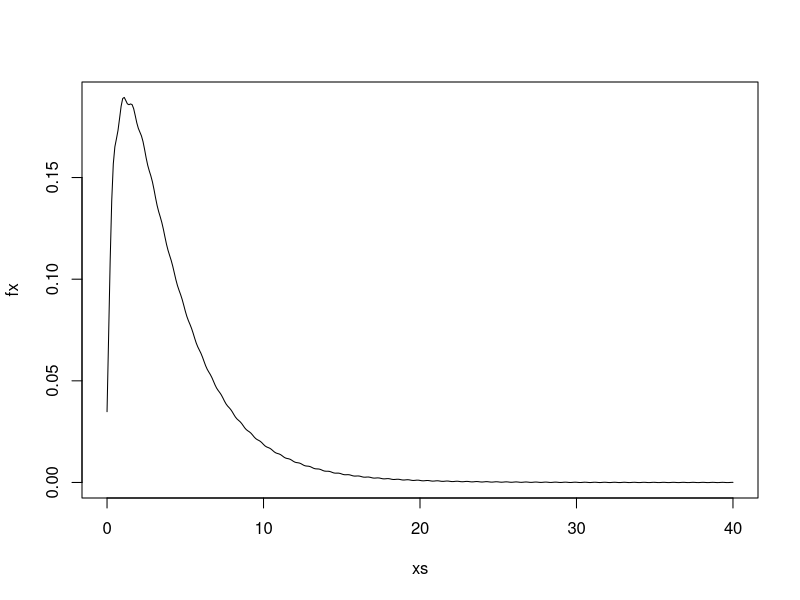
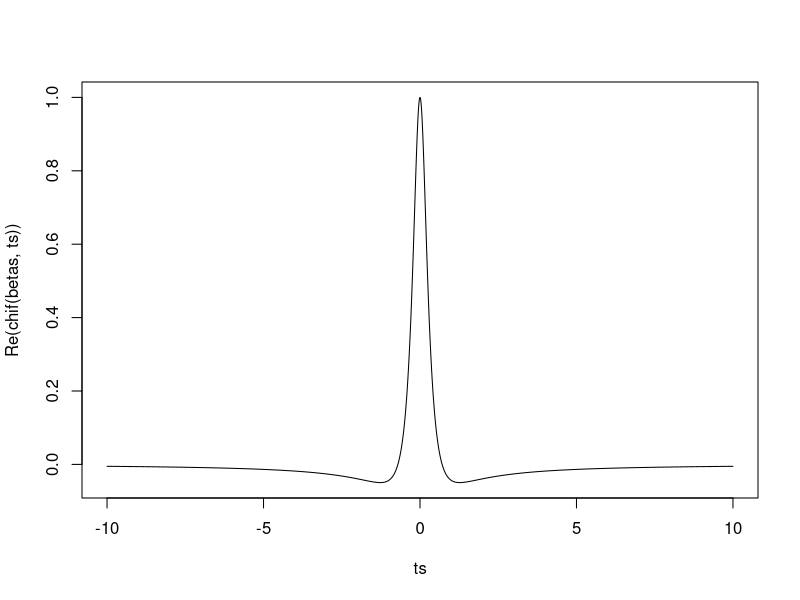
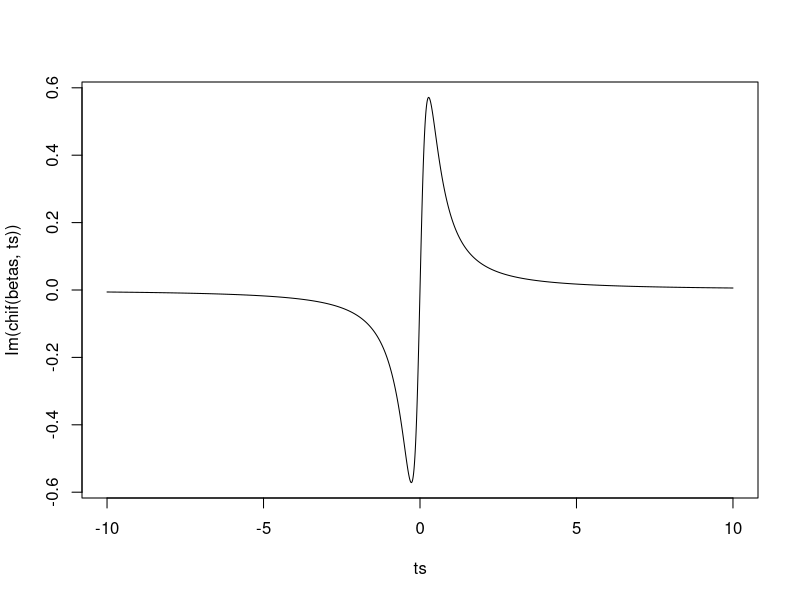
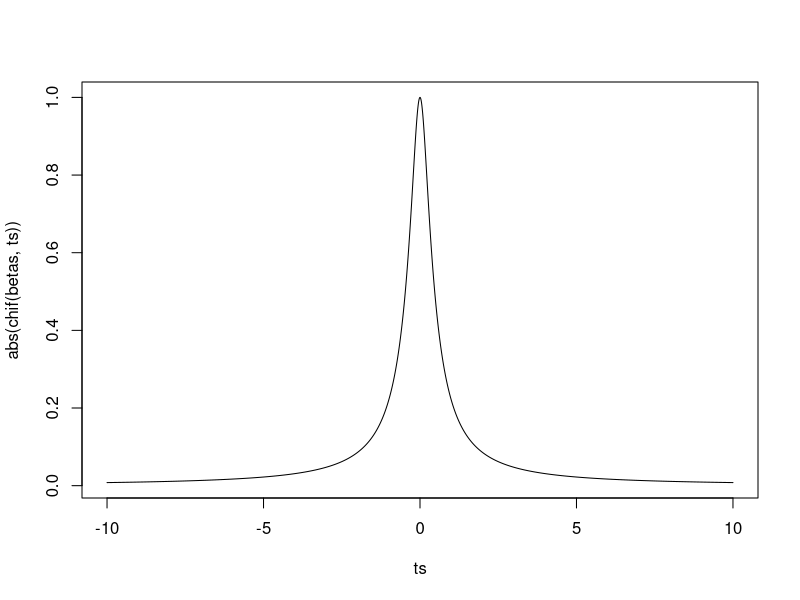

These figures' R source, in order:
## approximating chi-squared sums sum beta_i X_i^2

library(pracma)

ss_samp <- function(betas, n = 1e5) {
  p <- length(betas)
  colSums(betas * randn(p, n)^2)
}

chif <- function(betas, ts) {
  p <- length(betas)
  amat <- repmat(t(t(ts)), 1, p)
  bmat <- repmat(betas, length(ts), 1)
  cfm <- -1/2 * log(1 - 2 * bmat * amat * (1i))
  exp(rowSums(cfm))
}

finv <- function(betas, xs, ts = seq(-10, 10, length.out = 1e4)) {
  dt <- ts[2] - ts[1]
  cf <- chif(betas, ts)
  tmat <- repmat(ts, length(xs), 1)
  xmat <- repmat(t(t(xs)), 1, length(ts))
  fmat <- exp((-1i) * tmat * xmat)
  as.numeric(Re(dt/(2 * pi) * fmat %*% cf))
}

ts <- seq(-10, 10, length.out = 1e4)

dx <- 0.1
xs <- seq(0, 40, by = dx)
betas <- c(2, 1, 1)
samp <- ss_samp(betas)
mean(samp < 40)

fx <- finv(betas, xs)
sum(fx) * dx

mean(pnorm(sqrt(samp)/2))
sum(fx * dx * pnorm(sqrt(xs)/2))
plot(xs, fx, type = "l")

plot(ts, Re(chif(betas, ts)), type = 'l')
plot(ts, Im(chif(betas, ts)), type = 'l')
plot(ts, abs(chif(betas, ts)), type = 'l')
